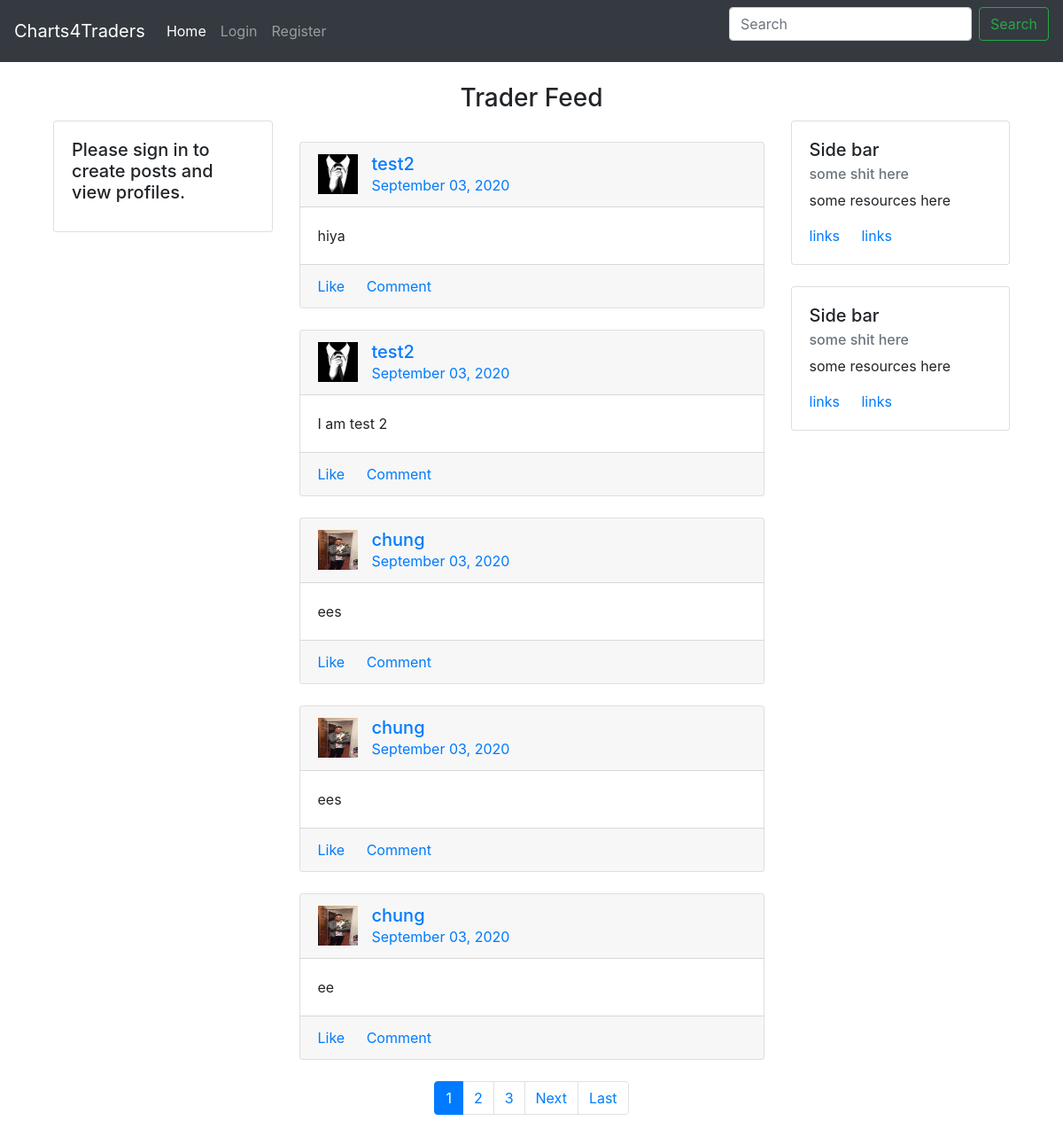
The app's page /, older data.
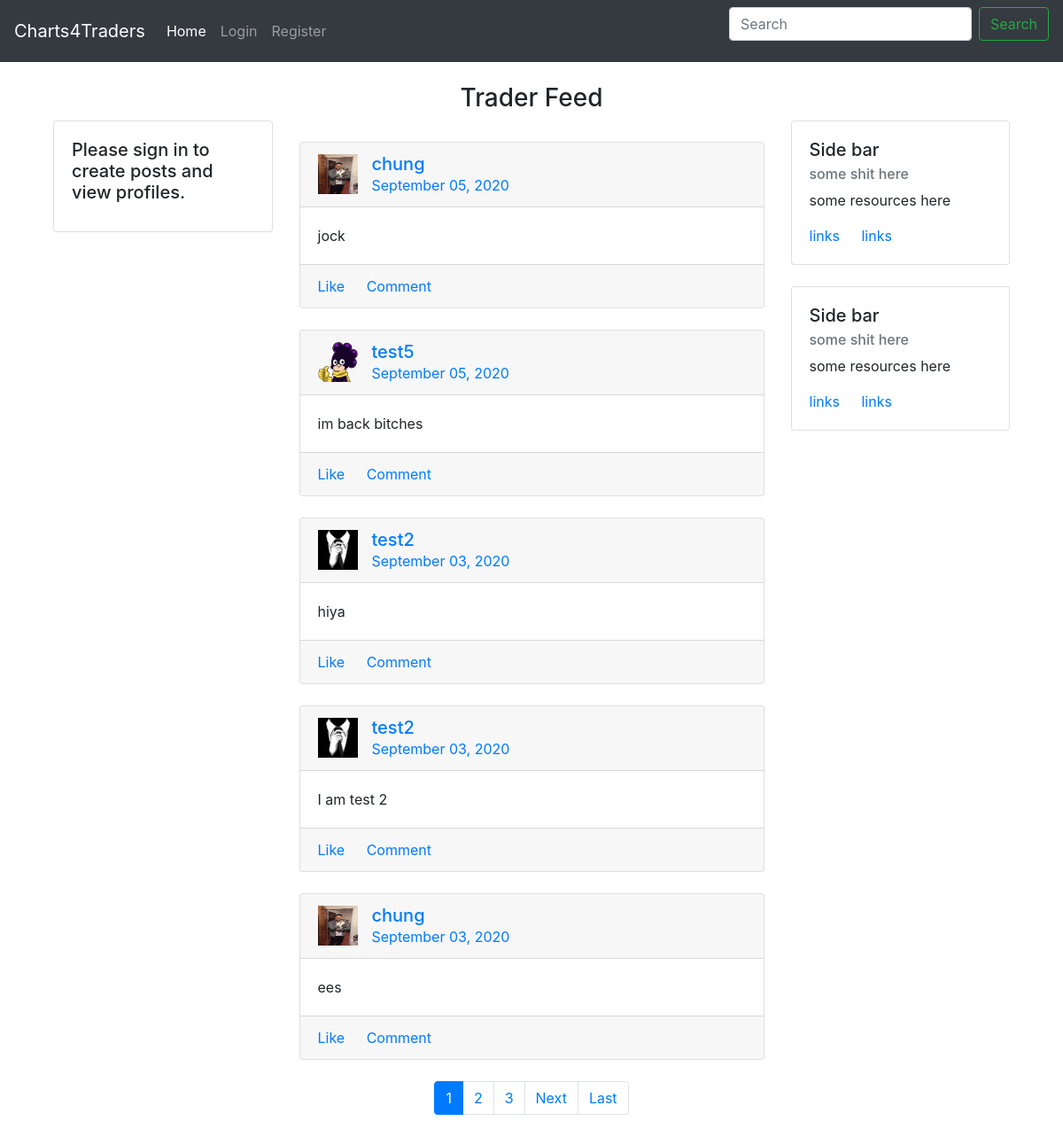
The same page, newer data.
### main/models.py (models this page shows, shortened)
class Post(models.Model):
    user = models.ForeignKey(User, on_delete=models.CASCADE) #many to one relationship where many posts can be tied to one user
    content = models.TextField(blank=True, null=True) # change blank later
    date_posted = models.DateTimeField(default=timezone.now)
    image = models.FileField(upload_to='images/', blank=True, null=True) #change to required later

class Profile(models.Model):
    user = models.OneToOneField(User, on_delete=models.CASCADE)
    image = models.ImageField(default='default.jpg', upload_to='profile_pics')  #add in later
    bio = models.TextField(max_length=1000, blank=True)

### main/views.py (the view)
# urls.py: path("", post_list_view.as_view(), name="home"),
class post_list_view(ListView):
     model = Post
     template_name = 'main/home.html'
     context_object_name = 'posts'
     ordering = ['-date_posted'] # minus to reverse the date posted, so newer posts show up on top
     paginate_by = 5 #sets pagination per page

### main/templates/main/home.html (shortened to what the changed rows need)
{% extends 'main/header.html' %}
{% block content %}
<div class="container gedf-wrapper">
    {% if user.is_authenticated %}
  <div class="row">
      <div class="col-md-3">
          <div class="card">
              <div class="card-body">
                  <div class="h5"><img class="thumbnail" width="90" height="90" src="{{ user.profile.image.url  }}" alt=""></div>
                  <div class="h7"><strong>{{ user.username }}</strong></div>
                  <div class="h7">{{ user.profile.bio }}</div>
              </div>
              <ul class="list-group list-group-flush">
                  <li class="list-group-item">
                      <div class="h6 text-muted">Followers</div>
                      <div class="h5">0</div>
                  </li>
                  <li class="list-group-item">
                      <div class="h6 text-muted">Following</div>
                      <div class="h5">0</div>
                  </li>
                  <li class="list-group-item">Smallcaps</li>
              </ul>
          </div>
      </div>
      <div class="col-md-6 gedf-main" >
          <div class="card gedf-card navbar navbar-expand-lg navbar-dark bg-dark" >
              <div class="card-header">
                          <a  href="post/create/" style= "color:white ">Share a Trade</a>
              </div>
          </div>
          {% else %}
          <div class="row">
            <div class="col-md-6 gedf-main" >
          {% endif %}
          <br>
{% for post in posts %}
          <div class="card gedf-card">
              <div class="card-header">
                  <div class="d-flex justify-content-between align-items-center">
                      <div class="d-flex justify-content-between align-items-center">
                          <div class="mr-2">
                              <img class="thumbnail" width="45" height="45" src="{{ post.user.profile.image.url }}" alt="">
                          </div>
                          <div class="ml-2">
                              <div class="h5 m-0">
                                <a class="mr-2" href="{% url 'main:user-posts' post.user.username %}">{{ post.user }}</a>
                              </div>
                              <div class="h7 text-muted"><a href ="{% url 'main:post-detail' post.id %}">{{ post.date_posted|date:"F d, Y" }}</a></div>
                          </div>
                      </div>
                  </div>
              </div>
              <div class="card-body">
                  <p class="card-text">
                    {{ post.content }}
                  </p>
              </div>
              <div class="card-footer">
                  <a href="#" class="card-link"> Like</a>
                  <a href="#" class="card-link"> Comment</a>
              </div>
          </div>
          <br>
          {% endfor %}
          {% if is_paginated %}
                <nav aria-label="Page navigation example">
                    <ul class="pagination justify-content-center">
                    {% for num in page_obj.paginator.page_range %}
                        {% if page_obj.number == num %}
                        <li class="page-item active"><a class="page-link" href="?page={{ num }}">{{ num }}</a></li>
                        {% elif num > page_obj.number|add:'-3' and num < page_obj.number|add:'3' %}
                        <li class="page-item"><a class="page-link" href="?page={{ num }}">{{ num }}</a></li>
                        {% endif %}
                    {% endfor %}
                    </ul>
                </nav>
          {% endif %}
      </div>
  </div>
</div>
{% endblock %}

Row changes from the older to the newer data that the page shows:
no longer on this page (row unchanged): Post: user.profile.image (picture), user "chung", date_posted "September 03, 2020", content "ees"
no longer on this page (row unchanged): Post: user.profile.image (picture), user "chung", date_posted "September 03, 2020", content "ee"
added Post: user.profile.image (picture), user "chung", date_posted "September 05, 2020", content "jock"
added Post: user.profile.image (picture), user "test5", date_posted "September 05, 2020", content "im back bitches"
